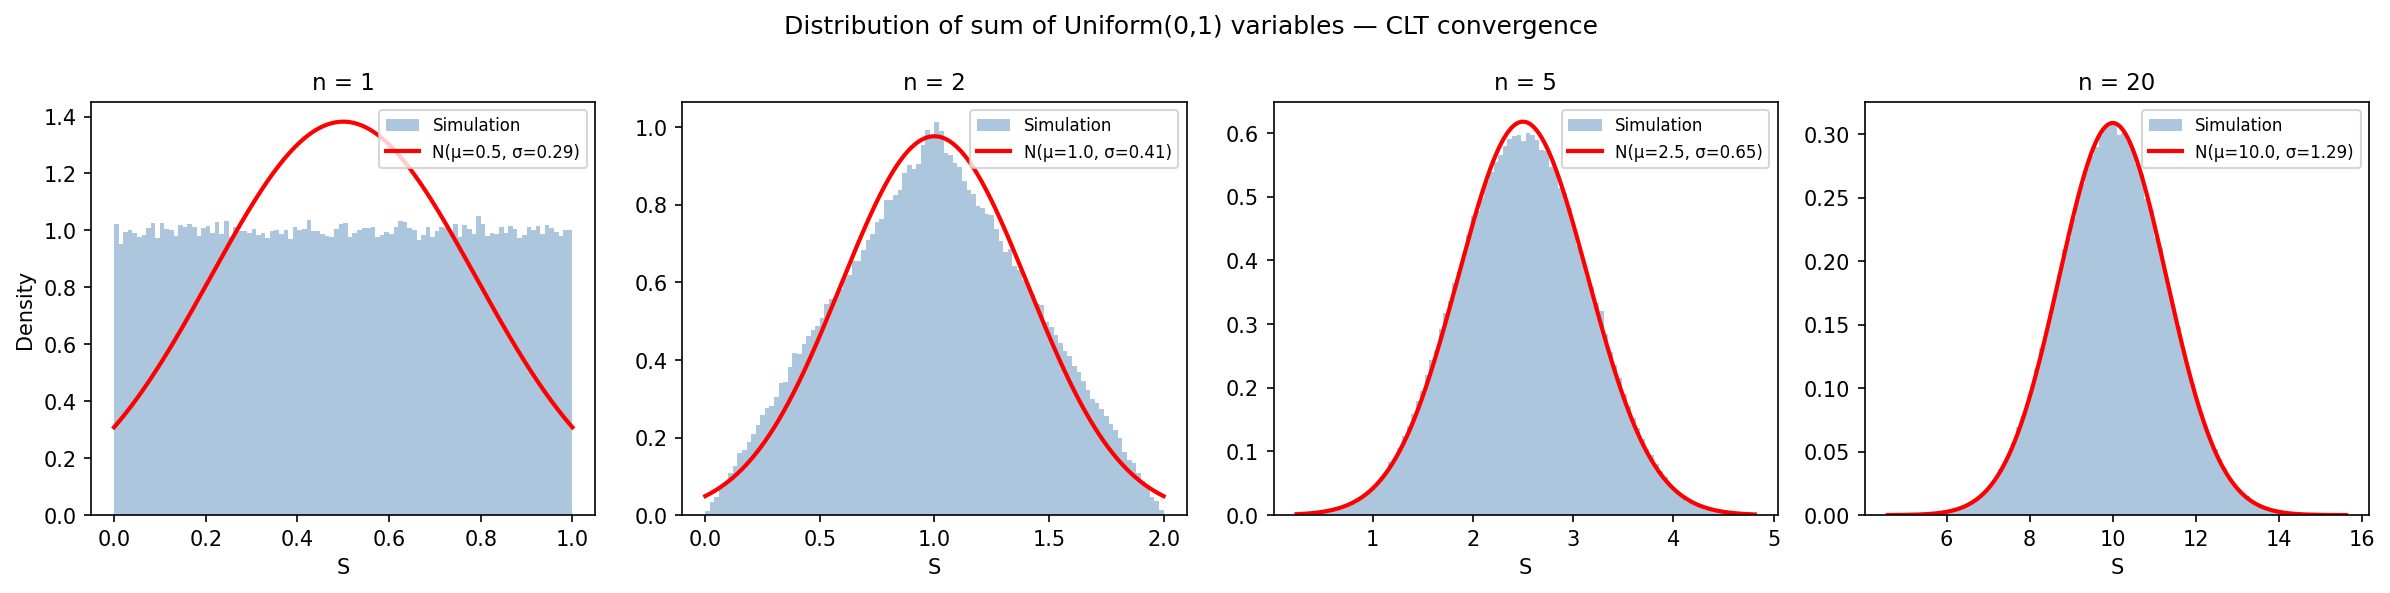

Source code (Python):
"""
Lecture 01 — Central Limit Theorem: Convergence to Normality
=============================================================
Topic:
    This script generalises the previous exercise. Instead of fixing n=2,4,10
    and plotting side-by-side, we build a *reusable* Monte Carlo engine that
    accepts *any* distribution callable and any list of n values.

    The key question answered visually:
        "How quickly does the sum of n i.i.d. Uniform(0,1) variables start
         to look like a Gaussian?"

    Answer (CLT): remarkably fast — by n=5 the fit is already very close,
    and by n=20 it is nearly indistinguishable from a Normal.

Finance relevance:
    - Daily portfolio returns are often modelled as the sum of many small,
      independent stock-level returns → Normal approximation is justified by CLT.
    - The CLT underpins Black-Scholes (log-returns are sums of tiny shocks),
      Value-at-Risk (VaR) calculations, and the standardisation of risk factors.
    - However, real returns have fat tails (the CLT kicks in slowly for
      heavy-tailed distributions), which is why risk managers must go beyond
      the Normal assumption for extreme events.

Key concepts:
    - Central Limit Theorem (CLT): sum of n i.i.d. RVs with finite mean μ
      and variance σ² converges in distribution to N(n·μ, n·σ²) as n → ∞.
    - Irwin-Hall distribution: exact distribution of the sum of n Uniform(0,1) RVs.
    - Reusable Monte Carlo engine: passing a distribution as a callable lets us
      swap in any distribution (Exponential, Bernoulli, etc.) without rewriting logic.
"""

import numpy as np
import matplotlib.pyplot as plt
from scipy import stats   # used for stats.norm.pdf — the Gaussian benchmark


# ─────────────────────────────────────────────────────────────────────────────
# General Monte Carlo simulator: sum of n i.i.d. random variables
# ─────────────────────────────────────────────────────────────────────────────

def monte_carlo_sum(
    distribution: callable,
    n_vars: int,
    n_samples: int = 200_000,
    seed: int = 42
) -> np.ndarray:
    """
    Simulate S = X_1 + X_2 + ... + X_n for i.i.d. X_i drawn from `distribution`.

    Design choice — accepting a callable:
        By passing the distribution as a function argument (a "strategy" pattern),
        this engine is completely agnostic about the underlying distribution.
        You can plug in Uniform, Exponential, Bernoulli, Student-t, etc. without
        changing any internal logic.  This mirrors how quant libraries expose
        generic simulation engines.

    How the matrix trick works:
        We call `distribution(rng, size=n_samples)` once per variable, producing
        a 1-D array of n_samples draws.  Stacking n such arrays as columns gives
        an (n_samples × n_vars) matrix.  Summing across columns (axis=1) gives
        one realisation of S per row — equivalent to running the experiment
        n_samples times simultaneously, which is far faster than a Python loop.

    Parameters
    ----------
    distribution : callable
        A function with signature (rng, size) -> np.ndarray.
        Example: `lambda rng, size: rng.uniform(0, 1, size=size)`
        The `rng` argument is the seeded NumPy Generator, ensuring reproducibility.
    n_vars : int
        Number of independent copies to sum (the 'n' in the CLT statement).
    n_samples : int
        Number of independent Monte Carlo realisations of S to generate.
        More samples → smoother histogram → better approximation of the true PDF.
    seed : int
        Seed for the NumPy random Generator.  Fixing the seed makes results
        reproducible across runs — important in research and backtesting.

    Returns
    -------
    np.ndarray of shape (n_samples,)
        Each element is one independent realisation of S = X_1 + ... + X_n.
    """
    rng = np.random.default_rng(seed)  # modern NumPy RNG (safer than legacy np.random.seed)

    # Build matrix: each column is n_samples draws from the distribution.
    # np.column_stack assembles a list of 1-D arrays into a 2-D matrix by
    # treating each array as a column — equivalent to np.vstack(...).T.
    samples = np.column_stack([
        distribution(rng, size=n_samples) for _ in range(n_vars)
    ])
    # samples.shape == (n_samples, n_vars)

    # Sum each row: turns the (n_samples × n_vars) matrix into a (n_samples,) vector.
    # This is S_i = X_{i,1} + X_{i,2} + ... + X_{i,n_vars} for each simulation i.
    return samples.sum(axis=1)


# ─────────────────────────────────────────────────────────────────────────────
# Visualisation: show CLT convergence across multiple values of n
# ─────────────────────────────────────────────────────────────────────────────

def plot_convergence_to_normal(n_values: list[int],
                               distribution: callable,
                               dist_name: str = "Uniform(0,1)"):
    """
    Plot histograms of the simulated sum S for each n in n_values, and overlay
    the Gaussian approximation predicted by the CLT.

    What to look for in the output:
        - n=1: the raw distribution shape (uniform rectangle for Uniform inputs).
        - n=2: triangular — exactly the Irwin-Hall PDF derived in the previous script.
        - n=5: already bell-shaped; the Normal overlay fits reasonably well.
        - n=20: nearly perfect Gaussian; CLT is fully in effect.

    The red curve is NOT fitted to the data — it uses the *theoretical* mean
    and standard deviation from the Irwin-Hall formulas:
        μ = n/2,  σ = sqrt(n/12)
    If the simulation is correct, the red curve should match the histogram.

    Parameters
    ----------
    n_values : list[int]
        List of n values to display (one subplot per value).
    distribution : callable
        Same callable passed to monte_carlo_sum.
    dist_name : str
        Human-readable name shown in the figure title (e.g. "Uniform(0,1)").
    """
    # Create one subplot per n value, laid out in a single row
    fig, axes = plt.subplots(1, len(n_values), figsize=(4 * len(n_values), 4))
    fig.suptitle(f"Distribution of sum of {dist_name} variables — CLT convergence",
                 fontsize=12)

    for ax, n in zip(axes, n_values):

        # ── Monte Carlo simulation ──────────────────────────────────────────
        samples = monte_carlo_sum(distribution, n_vars=n, n_samples=300_000)
        # 300,000 samples gives a smooth histogram even for the tails

        # ── Theoretical moments (exact for Irwin-Hall / Uniform sum) ────────
        # For X ~ Uniform(0,1): E[X] = 0.5, Var[X] = 1/12
        # By linearity of expectation and independence:
        #   E[S] = n * 0.5
        #   Var[S] = n * (1/12)  →  σ_S = sqrt(n/12)
        mu    = n * 0.5
        sigma = np.sqrt(n / 12)

        # ── Histogram ───────────────────────────────────────────────────────
        # density=True ensures area under histogram = 1, so it can be compared
        # directly to the theoretical PDF (which also integrates to 1).
        ax.hist(samples, bins=100, density=True, alpha=0.45,
                color='steelblue', label='Simulation')

        # ── Normal (Gaussian) overlay — the CLT prediction ──────────────────
        # We evaluate the Normal PDF on a fine grid spanning the simulated range.
        # The parameters (mu, sigma) come from theory, not from fitting to data.
        # Seeing the red curve align with the blue histogram confirms the CLT.
        x = np.linspace(samples.min(), samples.max(), 500)
        ax.plot(x, stats.norm.pdf(x, loc=mu, scale=sigma), 'r-', lw=2,
                label=f'N(μ={mu:.1f}, σ={sigma:.2f})')

        # ── Labels and formatting ────────────────────────────────────────────
        ax.set_title(f'n = {n}', fontsize=11)
        ax.set_xlabel('S')

        # Only label the y-axis on the leftmost panel to avoid clutter
        if n == n_values[0]:
            ax.set_ylabel('Density')

        ax.legend(fontsize=8)

    plt.tight_layout()
    plt.savefig('clt_convergence.png', dpi=150, bbox_inches='tight')
    plt.show()


# ─────────────────────────────────────────────────────────────────────────────
# Entry point
# ─────────────────────────────────────────────────────────────────────────────

# Define the distribution as a lambda that matches the (rng, size) signature.
# Using rng.uniform (from the seeded Generator) rather than np.random.uniform
# ensures that the global random state is not touched — important when this
# module is imported alongside other simulations.
uniform_draw = lambda rng, size: rng.uniform(0, 1, size=size)

# Run the visualisation for n = 1, 2, 5, 20.
# n=1 shows the raw Uniform shape; n=20 shows near-perfect Gaussianity.
plot_convergence_to_normal(
    n_values=[1, 2, 5, 20],
    distribution=uniform_draw,
    dist_name="Uniform(0,1)"
)
